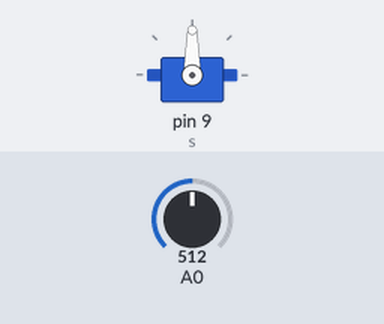
This sketch was run on a simulated Arduino Uno, built with avr-gcc and run on an emulated ATmega328P. Shown: servo. The inputs (shaded band) are chosen by the test bench; at power-on: A0 = 512. What the sketch prints to the serial monitor is not drawn.

Above: at 1.2 s.
1.3 s: A0 set to 716
At 2.5 s:
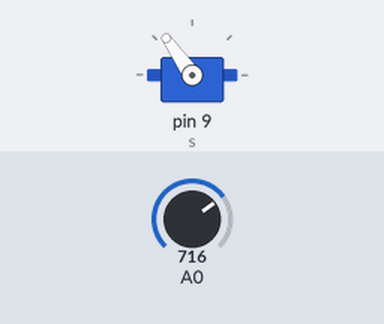
2.8 s: A0 set to 900
At 3.8 s:
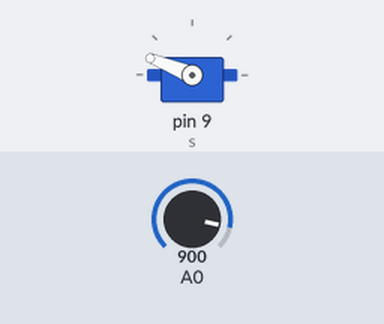
4.3 s: A0 set to 1023
At 4.9 s:
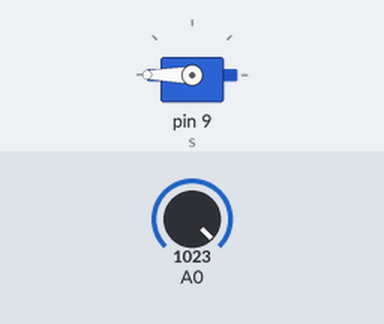
5.8 s: A0 set to 306
At 6.1 s:
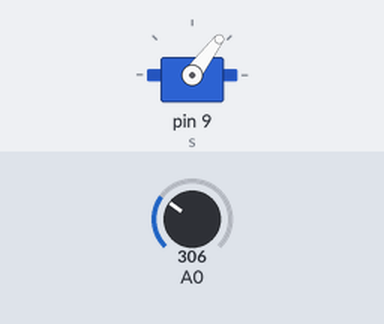
7.3 s: A0 set to 122
At 8.3 s:
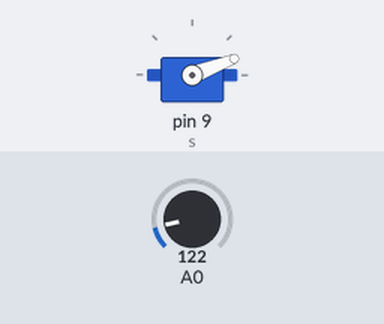
8.8 s: A0 set to 0
At 9.4 s:
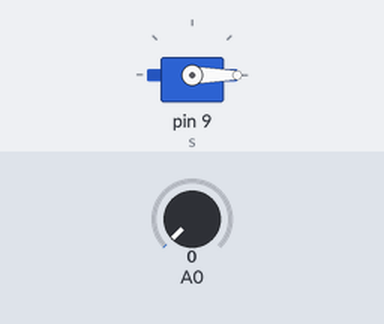
Timing chart, 0 to 11.3 s (numbered marks = the images above; inputs shaded):
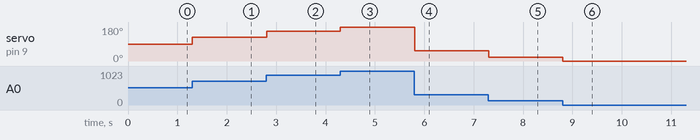

The sketch:

_14_Servo_Test_with_potentiometer.ino
```cpp
#include<Servo.h>
Servo s;
int pos =0;
void setup()
{
  Serial.begin(9600);
  s.attach(9);
  s.write(0);
}
void loop()
{
int x=analogRead(A0);
int value=map(x,0,1023,0,180);
s.write(value);
Serial.println(value);
}
```

Measured:
- after the input at 1.3 s, servo on pin 9 (s): 90° → 125° at once
- after the input at 2.8 s, servo on pin 9 (s): 125° → 158° at once
- after the input at 4.3 s, servo on pin 9 (s): 158° → 180° at once
- after the input at 5.8 s, servo on pin 9 (s): 180° → 53° at once
- after the input at 7.3 s, servo on pin 9 (s): 53° → 21° at once
- after the input at 8.8 s, servo on pin 9 (s): 21° → 0° at once
